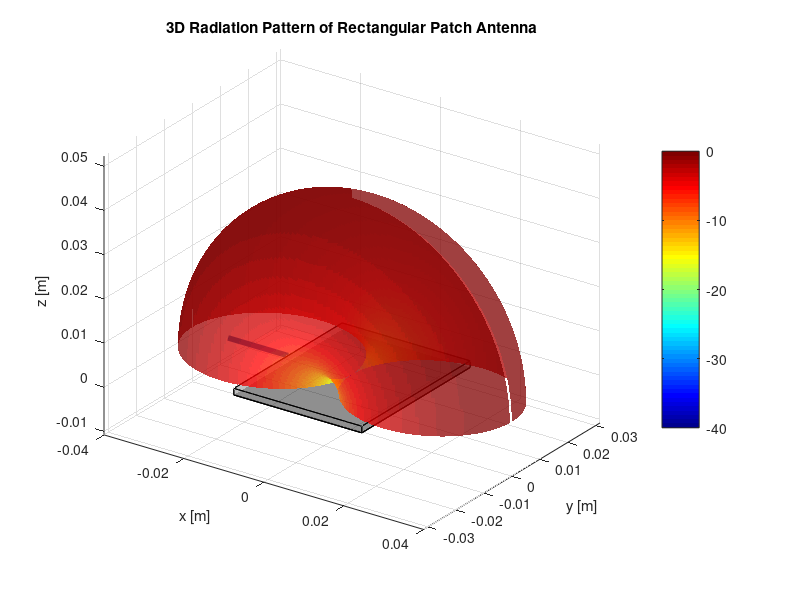

MATLAB code to generate this figure:
clear;
clc;
close all;

%% =========================================================
%  PATCH ANTENNA PARAMETERS
%  ==========================================================

c  = 3e8;
f0 = 3e9;
er = 2.33;
h  = 1.5e-3;              % substrate thickness

% Patch width
W = c/(2*f0)*sqrt(2/(er+1));

% Effective permittivity
eeff = (er+1)/2 + ...
       (er-1)/2*(1 + 12*h/W)^(-0.5);

% Effective length
Leff = c/(2*f0*sqrt(eeff));

% Fringing extension
dL = 0.412*h * ...
    ((eeff+0.3)*(W/h+0.264)) / ...
    ((eeff-0.258)*(W/h+0.8));

% Physical patch length
L = Leff - 2*dL;

lambda0 = c/f0;
k0 = 2*pi/lambda0;

fprintf('Patch dimensions:\n');
fprintf('L = %.2f mm\n',L*1000);
fprintf('W = %.2f mm\n',W*1000);
fprintf('h = %.2f mm\n',h*1000);


%% =========================================================
%  3D RADIATION PATTERN
% ==========================================================

theta = 0:1:90;
phi   = 0:1:359;

[PHI,TH] = meshgrid(phi,theta);

th = deg2rad(TH);
ph = deg2rad(PHI);


%% General radiation equation

A = (k0*W/2).*sin(th).*sin(ph);

B = (k0*L/2).*sin(th).*cos(ph);


% sin(A)/A
Ef = ones(size(A));

idx = abs(A) > 1e-12;
Ef(idx) = sin(A(idx))./A(idx);


% Electric-field components

Etheta = Ef .* cos(ph);

Ephi = -Ef .* cos(th) .* sin(ph);


% Total electric field

E = sqrt(abs(Etheta).^2 + abs(Ephi).^2);


%% Normalize

E = E ./ max(E(:));

E_dB = 20*log10(E);

% Dynamic range
E_dB = max(E_dB,-40);


%% =========================================================
%  COORDINATES OF RADIATION PATTERN
% ==========================================================

% Scaling factor for visualization
pattern_scale = 40e-3;       % 40 mm

R = pattern_scale * E;

Xrad = R .* sin(th).*cos(ph);
Yrad = R .* sin(th).*sin(ph);
Zrad = R .* cos(th);

% Put radiation pattern above the patch
Zrad = Zrad + h;


%% =========================================================
%  CREATE FIGURE
% ==========================================================

figure('Color','w');

hold on;


%% =========================================================
%  SUBSTRATE
% ==========================================================

% Coordinates
x1 = -L/2;
x2 =  L/2;

y1 = -W/2;
y2 =  W/2;

z1 = 0;
z2 = h;

% Vertices
V = [
    x1 y1 z1
    x2 y1 z1
    x2 y2 z1
    x1 y2 z1
    x1 y1 z2
    x2 y1 z2
    x2 y2 z2
    x1 y2 z2
];

% Faces
F = [
    1 2 3 4       % bottom
    5 6 7 8       % top
    1 2 6 5       % side
    2 3 7 6
    3 4 8 7
    4 1 5 8
];

patch('Vertices',V,...
      'Faces',F,...
      'FaceAlpha',0.25,...
      'EdgeColor','k');


%% =========================================================
%  METAL PATCH
% ==========================================================

Xp = [-L/2  L/2  L/2 -L/2];
Yp = [-W/2 -W/2 W/2 W/2];
Zp = [h h h h];

patch(Xp,Yp,Zp,...
      'FaceAlpha',0.9,...
      'EdgeColor','k');


%% =========================================================
%  FEED LINE
% ==========================================================

feed_length = 15e-3;

Xfeed = [-L/2-feed_length  -L/2];
Yfeed = [0 0];
Zfeed = [h h];

plot3(Xfeed,Yfeed,Zfeed,...
      'LineWidth',4);


%% =========================================================
%  RADIATION PATTERN
% ==========================================================

surf(Xrad,Yrad,Zrad,E_dB,...
     'EdgeColor','none',...
     'FaceAlpha',0.75);


%% =========================================================
%  ANTENNA / RADIATION CENTER
% ==========================================================

plot3(0,0,h,...
      'o',...
      'MarkerSize',7,...
      'MarkerFaceColor','k');


%% =========================================================
%  COORDINATE SYSTEM
% ==========================================================

quiver3(0,0,h,...
        15e-3,0,0,...
        'LineWidth',1.5);

quiver3(0,0,h,...
        0,15e-3,0,...
        'LineWidth',1.5);

quiver3(0,0,h,...
        0,0,15e-3,...
        'LineWidth',1.5);


%% =========================================================
%  LABELS
% ==========================================================

xlabel('x [m]');
ylabel('y [m]');
zlabel('z [m]');

title('3D Radiation Pattern of Rectangular Patch Antenna');

axis equal;
grid on;

view(35,25);

colorbar;
caxis([-40 0]);

colormap jet;

hold off;
